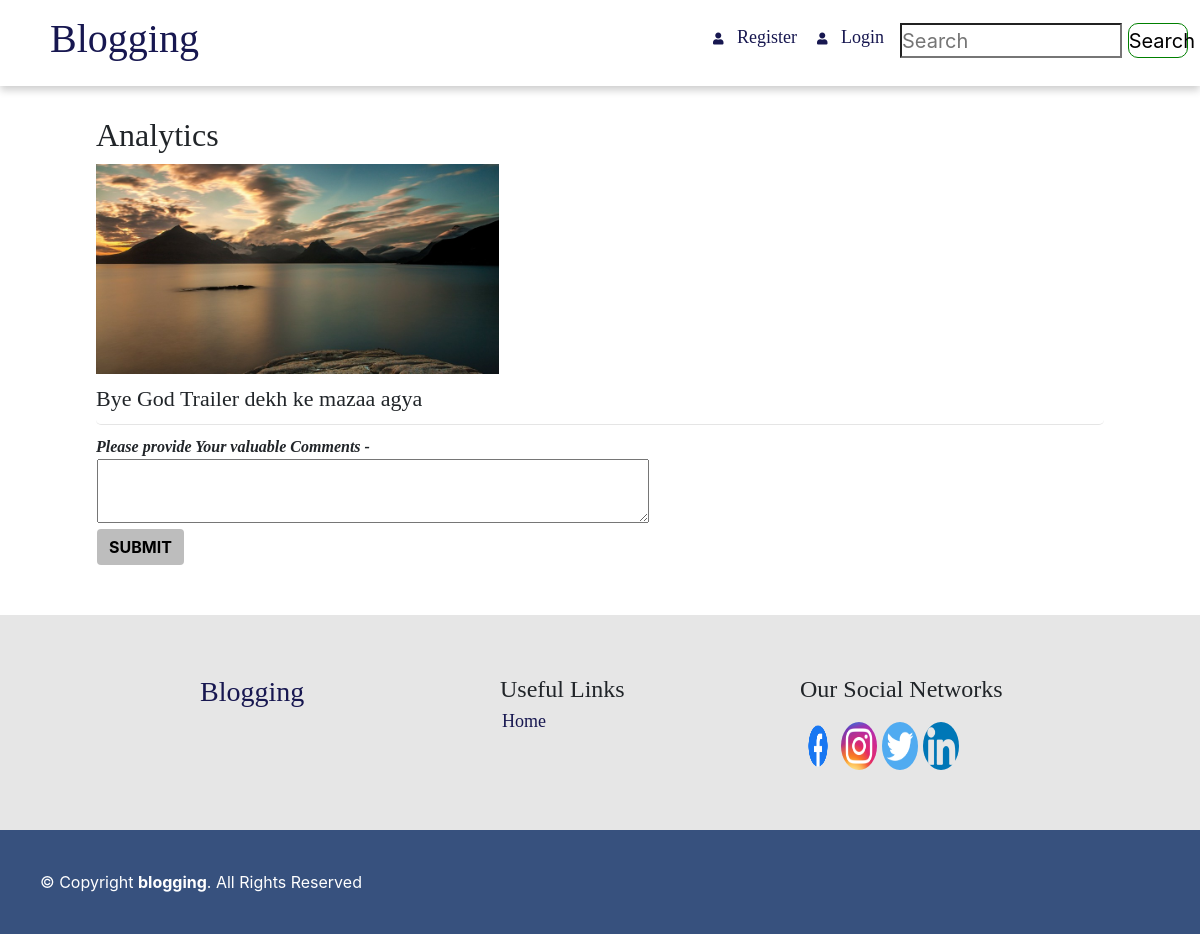
Screenshot of /article.php?Heading=Spider Man - No Way &id=15 with the database file from the repository.
### tables this page shows
CREATE TABLE `blog` (
  `id` int(11) NOT NULL,
  `userid` int(20) NOT NULL,
  `Heading` varchar(50) NOT NULL,
  `image` varchar(225) NOT NULL,
  `content` varchar(2000) NOT NULL
);

### article.php (the view, shortened to what this page needs)
<?php
include './header.php';
include ("connection.php");
   $a = $_GET['id'];
?>
<div class="blogbox">
         <?php
            $sql = "select * from blog where id='$a'";
            $result = mysqli_query($conn,$sql);
               if($result->num_rows > 0)
               {
                  while ($row = mysqli_fetch_assoc($result))
                  {
                     $content = $row['content'];
                     $logo = $row['image'];
                  }
               }
         ?>
         <h2>Analytics</h2 >
         <img class="blogimage"  src="images/<?php echo $logo; ?>" alt="image" >
         <p><?php echo $content;?></p>
      </div>
      <div class="blogcommentsection">
         <form action="">
            <p><b><i>Please provide Your valuable Comments - </i></b></p>
            <textarea class="blogcommentbox" id="comments" name=""></textarea>
            <br>
            <button type="button" class="btn btn-primary"  onclick="thankyou()" value="Submit">SUBMIT</button>
         </form>
      </div>
<?php include 'footer.php';?>

### assets/css/main.css (style rules this page uses)
body { font-size: 16px; }
* { margin: 0; padding: 0; }
h1, h2, h3, h4, h5, h6, p, a { font-family: "opensans"; }
.blogbox { border-bottom: 1px solid #e5e5e5; border-radius: 5px; margin-top: 30px; margin-left: 8vw; margin-right: 8vw; }
.blogbox h2 { margin-bottom: 10px; }
.blogbox p { font-size: 22px; line-height: 30px; margin-bottom: 10px; }
.blogcommentsection { margin-left: 8vw; }
.blogcommentsection p { margin-top: 10px; margin-bottom: 0rem; }
.blogcommentsection button { display: block; margin-left: 1px; background-color: #bdbdbd; border: 0px; color: #000000; font-weight: bold; }
.blogcommentbox { width: 50%; height: 8vh; margin-left: 1px; }
.blogimage { max-width: 40%; height: auto; margin-bottom: 10px; }

### rows the page displays
blog: image (picture), content "Bye God Trailer dekh ke mazaa agya"
